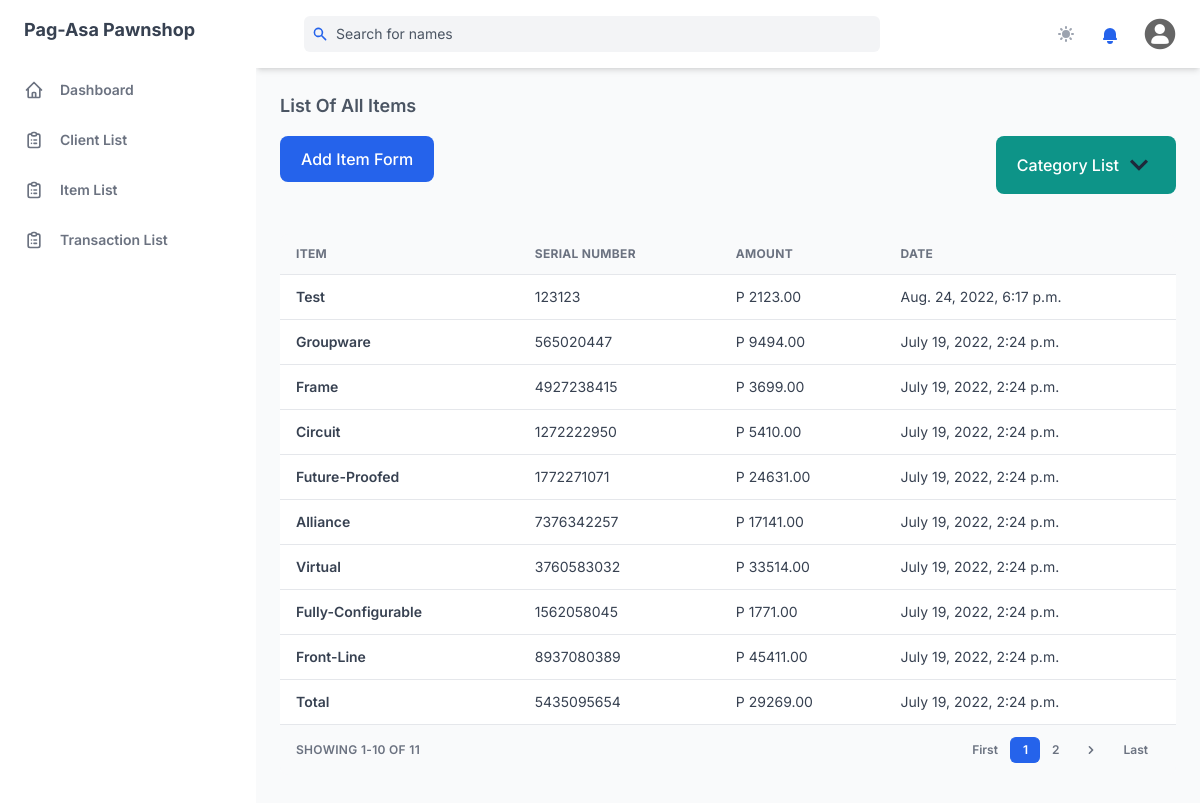
The page /item/list/ (signed in) on the database as committed earlier.
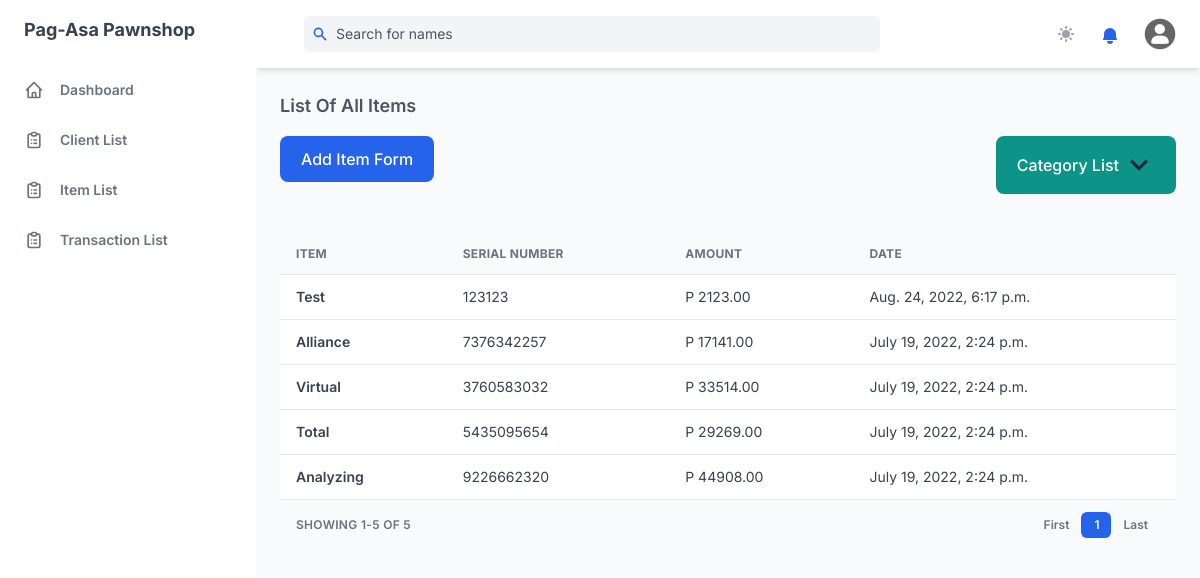
The same page on the database as committed later.
### management_system/models.py (models this page shows, shortened)
class Item(models.Model):
    CHOICE = [
        ('A', 'Active'),
        ('I', 'Inactive')
    ]
    item = models.CharField(max_length=255)
    serial_number = models.IntegerField()
    model = models.CharField(max_length=255)
    appraise_value = models.DecimalField(max_digits=10, decimal_places=2)
    item_description = models.CharField(max_length=255, blank=True, null=True)
    category = models.ManyToManyField(
        Category, blank=True, related_name="categories")
    status=models.CharField(choices=CHOICE, default='A', max_length=2)
    remarks = models.TextField(blank=True, null=True)
    created = models.DateTimeField(auto_now_add=True)
    updated = models.DateTimeField(auto_now=True)

### management_system/views.py (the view)
class ItemListView(LoginRequiredMixin, ListView):
    queryset = Item.objects.filter(status="A")
    template_name = "item_list_full.html"
    paginate_by = 10
    context_object_name = 'items'
    ordering = ['-created']
    def get_context_data(self, **kwargs):
        context = super(ItemListView, self).get_context_data(**kwargs)
        category = Category.objects.all()
        transactions = five_days_due_date(Transaction)
        context['count_notification'] = len(transactions)
        context['category'] = category
        return context

### management_system/models.py (called while the page is built)
    @property
    def due_date(self):
        month = datetime.timedelta(self.month*30)
        due_date = self.date_pawned + month
        return due_date

### management_system/views.py (called while the page is built)
def five_days_due_date(model):
    transactions = model.objects.filter(
        Q(status='Renew') | Q(status='New'))
    e_list = []
    for transaction in transactions:
        expiration = transaction.due_date
        date_now = datetime.datetime.now().date()
        days = (expiration) - date_now
        if days.days <= 5 and days.days >= 0:
            e_list.append(transaction.id)
    five_days_before_expire = model.objects.filter(pk__in=e_list)
    return five_days_before_expire

### templates/item_list_full.html
{% extends 'base.html' %}
{% block content %}
    {% include 'components/item_list.html' %}
{% endblock %}

### templates/components/item_list.html (shortened to what the changed rows need)
{% load mathfilters %}
{% load l10n %}
<div id="content" class="mt-6">
  <div id="item-list" class="w-full overflow-hidden rounded-lg shadow-xs">
    <div class="w-full overflow-x-auto">
      <table class="w-full whitespace-no-wrap">
        <thead>
          <tr
            class="text-xs font-semibold tracking-wide text-left text-gray-500 uppercase border-b dark:border-gray-700 bg-gray-50 dark:text-gray-400 dark:bg-gray-800"
          >
            <th class="px-4 py-3">Item</th>
            <th class="px-4 py-3">Serial Number</th>
            <th class="px-4 py-3">Amount</th>
            <th class="px-4 py-3">Date</th>
          </tr>
        </thead>
        <tbody class="bg-white divide-y dark:divide-gray-700 dark:bg-gray-800">
          {% for item in items %}
          <tr class="text-gray-700 dark:text-gray-400">
            <td class="px-4 py-3">
              <div class="flex items-center text-sm">
                <div>
                  <a href="{% url 'item_detail' item.pk %}" hx-boost="true" hx-indicator="#my-indicator">
                    <p class="font-semibold">{{item.item|title}}</p>
                  </a>
                </div>
              </div>
            </td>
            <td class="px-4 py-3 text-sm">{{item.serial_number|unlocalize}}</td>
            <td class="px-4 py-3 text-sm">P {{item.appraise_value}}</td>
            <td class="px-4 py-3 text-sm">{{item.created}}</td>
          </tr>
          {% endfor %}
        </tbody>
      </table>
    </div>
    <div
      class="grid px-4 py-3 text-xs font-semibold tracking-wide text-gray-500 uppercase border-t dark:border-gray-700 bg-gray-50 sm:grid-cols-9 dark:text-gray-400 dark:bg-gray-800"
    >
    <span class="flex items-center col-span-3">
      Showing {% if page_obj.number > 1%}{{page_obj.number|sub:1}}{% endif %}1-{% if page_obj.number == page_obj.paginator.num_pages%}{{page_obj.paginator.count}}{%else%}{{page_obj.number|mul:10}}{%endif%} of {{page_obj.paginator.count}}
    </span>
    <span class="col-span-2"></span>
    <span class="flex col-span-4 mt-2 sm:mt-auto sm:justify-end">
      <nav aria-label="Table navigation">
        <ul class="inline-flex items-center">
          {% for num in page_obj.paginator.page_range %}
          {% if page_obj.number == num %}
          <li>
            <a href="?page={{ num }}">
              <button
                class="px-3 py-1 text-white transition-colors duration-150 bg-blue-600 border border-r-0 border-blue-600 rounded-md focus:outline-none focus:shadow-outline-blue"
              >
                {{ num }}
              </button>
            </a>
          </li>
          {% elif num > page_obj.number|add:'-3' and num < page_obj.number|add:'3' %}
          <li>
            <a href="?page={{ num }}" hx-boost="true">
              <button
                class="px-3 py-1 rounded-md focus:outline-none focus:shadow-outline-blue"
              >
                {{ num }}
              </button>
            </a>
          </li>
          {% endif %}
          {% endfor %}
          {% if page_obj.has_next %}
          <li>
            <a hx-boost="true" href="?page={{ page_obj.next_page_number }}">
              <button
                class="px-3 py-1 rounded-md rounded-r-lg focus:outline-none focus:shadow-outline-blue"
                aria-label="Next"
              >
                <svg
                  class="w-4 h-4 fill-current"
                  aria-hidden="true"
                  viewBox="0 0 20 20"
                >
                  <path
                    d="M7.293 14.707a1 1 0 010-1.414L10.586 10 7.293 6.707a1 1 0 011.414-1.414l4 4a1 1 0 010 1.414l-4 4a1 1 0 01-1.414 0z"
                    clip-rule="evenodd"
                    fill-rule="evenodd"
                  ></path>
                </svg>
              </button>
            </a>
          </li>
          {% endif %}
        </ul>
      </nav>
    </span>
    </div>
  </div>
</div>

Rows that differ between the two databases and show on the page:
no longer on this page (row edited): Item: item "Groupware", serial_number "565020447", appraise_value "9494.00", created "July 19, 2022, 2:24 p.m."
no longer on this page (row edited): Item: item "Frame", serial_number "4927238415", appraise_value "3699.00", created "July 19, 2022, 2:24 p.m."
no longer on this page (row edited): Item: item "Circuit", serial_number "1272222950", appraise_value "5410.00", created "July 19, 2022, 2:24 p.m."
no longer on this page (row edited): Item: item "Future-Proofed", serial_number "1772271071", appraise_value "24631.00", created "July 19, 2022, 2:24 p.m."
no longer on this page (row edited): Item: item "Fully-Configurable", serial_number "1562058045", appraise_value "1771.00", created "July 19, 2022, 2:24 p.m."
no longer on this page (row edited): Item: item "Front-Line", serial_number "8937080389", appraise_value "45411.00", created "July 19, 2022, 2:24 p.m."
now on this page (row unchanged): Item: item "Analyzing", serial_number "9226662320", appraise_value "44908.00", created "July 19, 2022, 2:24 p.m."
Other text that changed with them:
{{ page_obj.paginator.count }}: (not shown) → "5"
{{ page_obj.paginator.count }}: "11" → "5"
{{ page_obj.number|mul:10 }}: "10" → (not shown)
list line gone: "2"
